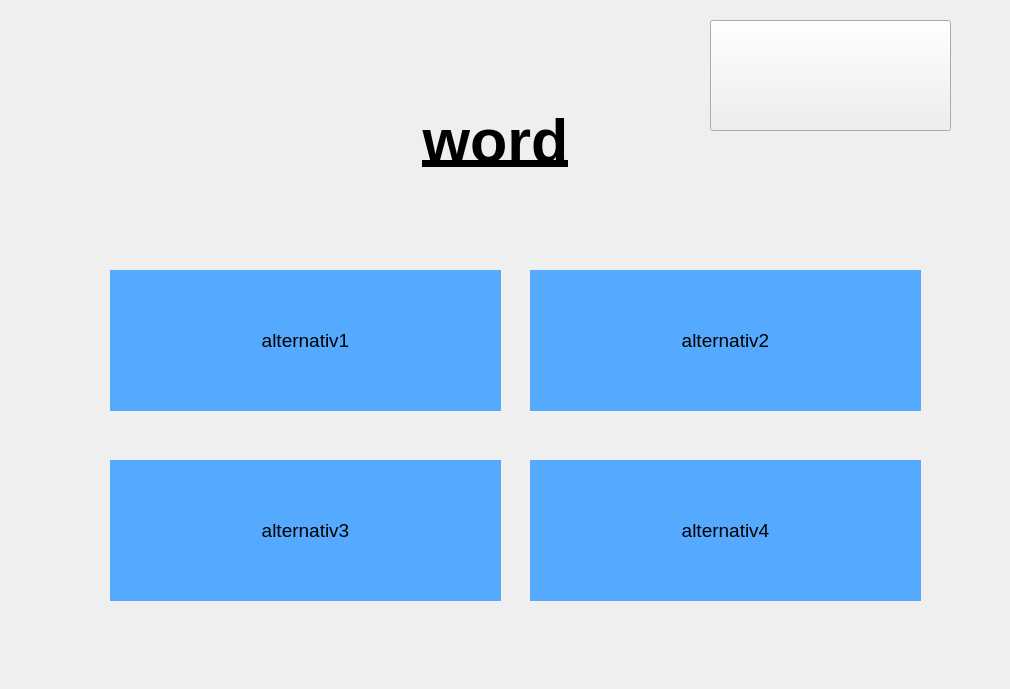
<?xml version="1.0" encoding="UTF-8"?>
<ui version="4.0">
 <class>Dialog</class>
 <widget class="QDialog" name="Dialog">
  <property name="geometry">
   <rect>
    <x>0</x>
    <y>0</y>
    <width>1010</width>
    <height>689</height>
   </rect>
  </property>
  <property name="windowTitle">
   <string>Dialog</string>
  </property>
  <widget class="QLabel" name="word">
   <property name="geometry">
    <rect>
     <x>30</x>
     <y>60</y>
     <width>931</width>
     <height>161</height>
    </rect>
   </property>
   <property name="font">
    <font>
     <pointsize>46</pointsize>
     <bold>true</bold>
     <underline>true</underline>
    </font>
   </property>
   <property name="layoutDirection">
    <enum>Qt::LeftToRight</enum>
   </property>
   <property name="text">
    <string>word</string>
   </property>
   <property name="alignment">
    <set>Qt::AlignCenter</set>
   </property>
  </widget>
  <widget class="QPushButton" name="alt1">
   <property name="geometry">
    <rect>
     <x>110</x>
     <y>270</y>
     <width>391</width>
     <height>141</height>
    </rect>
   </property>
   <property name="font">
    <font>
     <pointsize>14</pointsize>
    </font>
   </property>
   <property name="styleSheet">
    <string notr="true">background-color: rgb(85, 170, 255);
border: none;</string>
   </property>
   <property name="text">
    <string>alternativ1</string>
   </property>
  </widget>
  <widget class="QPushButton" name="alt2">
   <property name="geometry">
    <rect>
     <x>530</x>
     <y>270</y>
     <width>391</width>
     <height>141</height>
    </rect>
   </property>
   <property name="font">
    <font>
     <pointsize>14</pointsize>
    </font>
   </property>
   <property name="styleSheet">
    <string notr="true">background-color: rgb(85, 170, 255);
border: none;</string>
   </property>
   <property name="text">
    <string>alternativ2</string>
   </property>
  </widget>
  <widget class="QPushButton" name="alt3">
   <property name="geometry">
    <rect>
     <x>110</x>
     <y>460</y>
     <width>391</width>
     <height>141</height>
    </rect>
   </property>
   <property name="font">
    <font>
     <pointsize>14</pointsize>
    </font>
   </property>
   <property name="styleSheet">
    <string notr="true">background-color: rgb(85, 170, 255);
border: none;</string>
   </property>
   <property name="text">
    <string>alternativ3</string>
   </property>
  </widget>
  <widget class="QPushButton" name="alt4">
   <property name="geometry">
    <rect>
     <x>530</x>
     <y>460</y>
     <width>391</width>
     <height>141</height>
    </rect>
   </property>
   <property name="font">
    <font>
     <pointsize>14</pointsize>
    </font>
   </property>
   <property name="styleSheet">
    <string notr="true">background-color: rgb(85, 170, 255);
border: none;</string>
   </property>
   <property name="text">
    <string>alternativ4</string>
   </property>
  </widget>
  <widget class="QPushButton" name="NextQuestionButton">
   <property name="geometry">
    <rect>
     <x>710</x>
     <y>20</y>
     <width>241</width>
     <height>111</height>
    </rect>
   </property>
   <property name="styleSheet">
    <string notr="true">border-image: url(:redarrow4.png);
</string>
   </property>
   <property name="text">
    <string/>
   </property>
  </widget>
 </widget>
 <resources/>
 <connections/>
</ui>
